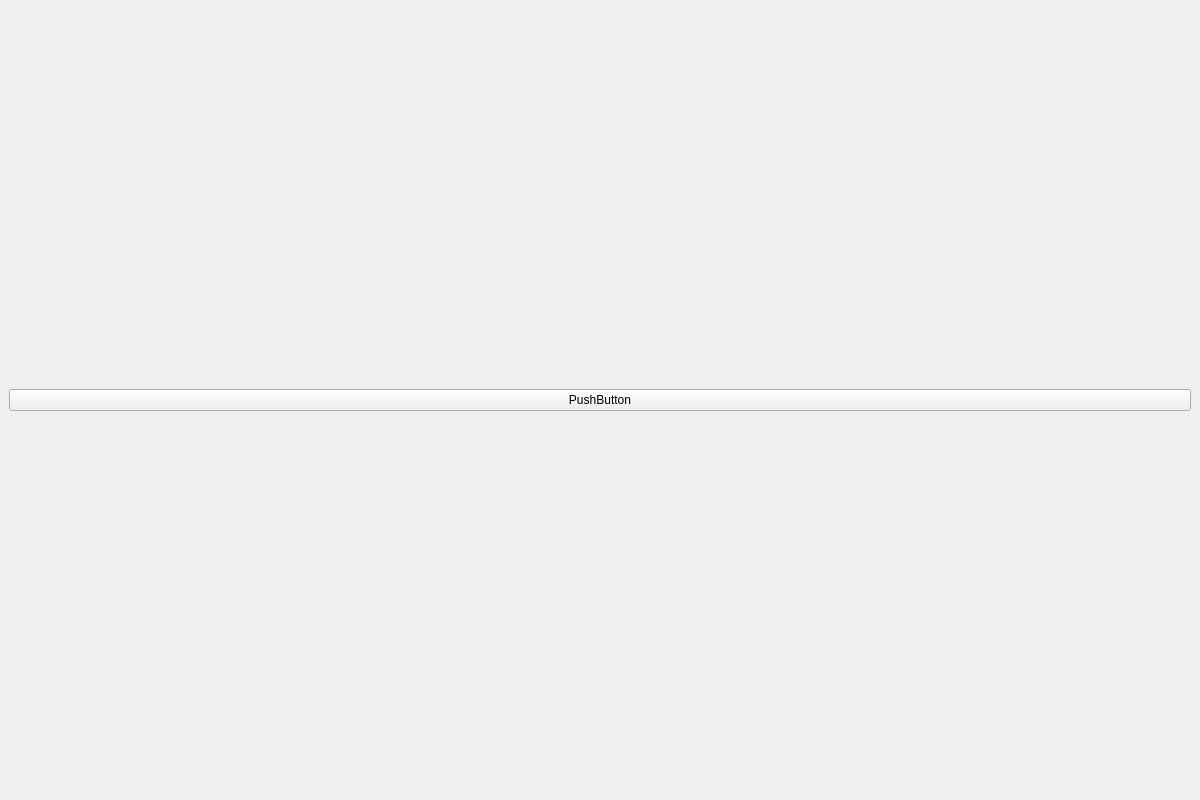
<?xml version="1.0" encoding="UTF-8"?>
<ui version="4.0">
 <class>MainWindow</class>
 <widget class="QMainWindow" name="MainWindow">
  <property name="geometry">
   <rect>
    <x>0</x>
    <y>0</y>
    <width>1200</width>
    <height>800</height>
   </rect>
  </property>
  <property name="windowTitle">
   <string>Анимационная Лаборатория</string>
  </property>
  <widget class="QWidget" name="centralwidget">
   <layout class="QVBoxLayout" name="verticalLayout">
    <item>
     <layout class="QHBoxLayout" name="horizontalLayout">
      <item>
       <widget class="QPushButton" name="pushButton">
        <property name="text">
         <string>PushButton</string>
        </property>
        <property name="checkable">
         <bool>false</bool>
        </property>
       </widget>
      </item>
     </layout>
    </item>
   </layout>
  </widget>
 </widget>
 <resources/>
 <connections/>
</ui>
